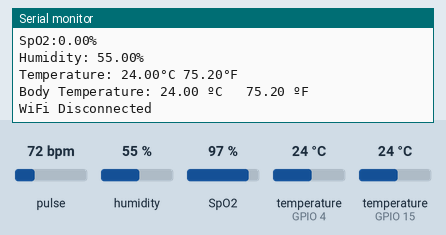
A sketch run on a simulated ESP32. Parts: the last lines printed to the serial monitor. The test bench sets the inputs (shaded band); at power-on: pulse 72 bpm, humidity 55 %, temperature (sensors on GPIO 15, GPIO 4) 24 °C, SpO2 97 %. WiFi joins after 1.5 s; servers stay silent unless stated; web services answer with replies made up by the test bench.

Above: at 1.2 s.
1.3 s: pulse set to 42 bpm
At 2.5 s:
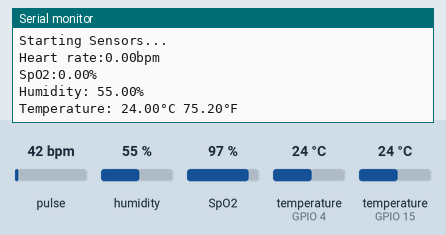
5.3 s: humidity set to 22 %
At 6.74 s:
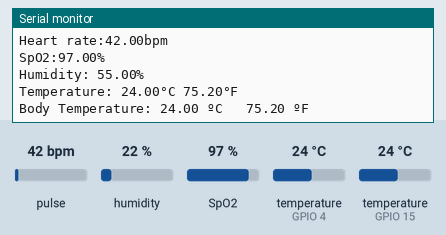
6.8 s: temperature (sensor on GPIO 15) set to 12 °C
At 8.2 s:
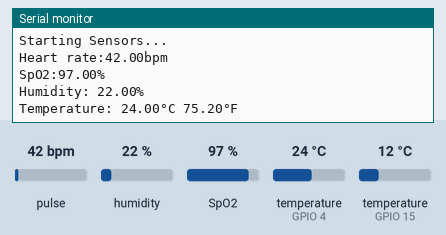
8.3 s: SpO2 set to 80 %
At 9.2 s:
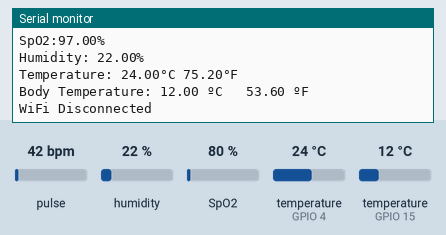
9.8 s: temperature (sensor on GPIO 4) set to 12 °C
At 10.4 s:
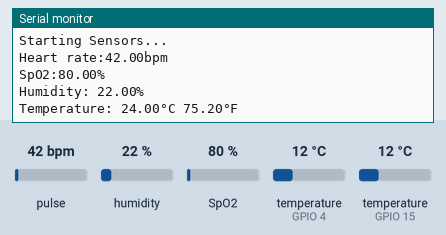
11.3 s: temperature (sensor on GPIO 15) set to 19 °C
At 13.6 s:
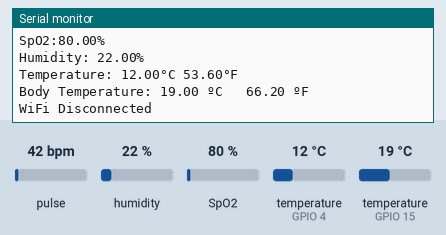
Timing chart, 0 to 13.8 s (numbered marks = the images above; inputs shaded):
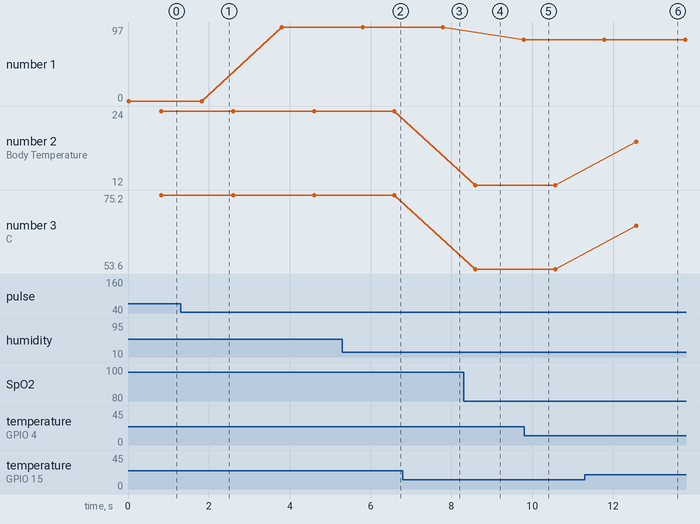

The sketch:

ProjectHealthIoT.ino
```cpp
#include <stdint.h>
#include <Wire.h>
#include "MAX30100_PulseOximeter.h"  //used arduino builtin MAX30100 lib (https://github.com/oxullo/Arduino-MAX30100)
#include "DHT.h"
#include <OneWire.h>
#include <DallasTemperature.h>
#include <WiFi.h>
#include <HTTPClient.h>

#define I2C_SDA   21
#define I2C_SCL   22
TaskHandle_t poxReadTaskHld = NULL;
TaskHandle_t mqttPubTaskHld = NULL;
// PulseOximeter is the higher-level interface to the sensor
PulseOximeter pox;
uint32_t tsLastReport = 0;
float bpm_dt=0;
float spo2_dt = 0;

#define DHTPIN 4     // Digital pin connected to the DHT sensor
#define DHTTYPE DHT11   //  type of dht DHT11 or DHT22
DHT dht(DHTPIN, DHTTYPE); // Initialize DHT sensor.

// GPIO where the DS18B20 is connected to
const int oneWireBus = 15;
// Setup a oneWire instance to communicate with any OneWire devices
OneWire oneWire(oneWireBus);
// Pass our oneWire reference to Dallas Temperature sensor
DallasTemperature sensors(&oneWire);


const char* ssid = "pravin";
const char* password = "abcd1234";

// Domain Name with full URL Path for HTTP POST Request
const char* serverName = "http://api.thingspeak.com/update";
// Service API Key
String apiKey = "KPQ0YS2GFFOG22BR";

const char* serverName2 = "http://maker.ifttt.com/trigger/HighBodyTemp/with/key/tCoXqFi-625LzQ6-jURMIcWveoW5tsnpIAJzng0Kn3";
boolean action = true;


void onBeatDetected()
{
                Serial.println("Beat!");
}
/******************************************* Function for pause MAX30100 Read **************************************************/
void stopReadPOX(){
  pox.shutdown();
}
/******************************************* Function for Start MAX30100 Read **************************************************/
void startReadPOX(){
  pox.resume();
}
/******************************************* MAX30100 Read task **************************************************/
void poxReadTask( void * param )
{
  while(1){
                // Make sure to call update as fast as possible
                pox.update();

                vTaskDelay( 1 / portTICK_PERIOD_MS );
  }
  poxReadTaskHld = NULL;
  vTaskDelete(NULL); // kill itself
}


/******************************************* SETUP **************************************************/
void setup()
{
                Serial.begin(115200);
                Wire.begin(I2C_SDA, I2C_SCL);
                Serial.print("Initializing pulse oximeter..");
                // Initialize the PulseOximeter instance
                // Failures are generally due to an improper I2C wiring, missing power supply
                // or wrong target chip
                if (!pox.begin()) {
                Serial.println("FAILED");
                for(;;);
                } else {
                Serial.println("SUCCESS");
                }
                // The default current for the IR LED is 50mA and it could be changed
                //   by uncommenting the following line. Check MAX30100_Registers.h for all the
                //   available options.
                pox.setIRLedCurrent(MAX30100_LED_CURR_7_6MA);
                // Register a callback for the beat detection
                //pox.setOnBeatDetectedCallback(onBeatDetected);
                stopReadPOX();

                // Initialize the DHT11 instance
                dht.begin();

                // Initialize the DS18B20 temp sensor instance
                sensors.begin();

                // Initialize the wifi instance
                WiFi.begin(ssid, password);


}

/******************************************* LOOP **************************************************/
void loop() {


                Serial.println(("Starting Sensors... "));
                startReadPOX();
                BaseType_t xReturned;
                if(poxReadTaskHld == NULL){
                xReturned = xTaskCreate(
                                poxReadTask,      /* Function that implements the task. */
                                "pox_read",           /* Text name for the task. */
                                1024*3,                  /* Stack size in words, not bytes. */
                                NULL,    /* Parameter passed into the task. */
                                2,/* Priority at which the task is created. */
                                &poxReadTaskHld );          /* Used to pass out the created task's handle. */
                }

                float BPM = pox.getHeartRate();
                float SPO2 = pox.getSpO2();

                // comment following lines if you dont want serial monitor data
                Serial.print("Heart rate:");
                Serial.print(BPM);
                Serial.println("bpm");
                Serial.print("SpO2:");
                Serial.print(SPO2);
                Serial.println("%");


                // Reading temperature or humidity takes about 250 milliseconds!
                // Sensor readings may also be up to 2 seconds 'old' (its a very slow sensor)
                float RH = dht.readHumidity();
                // Read temperature as Celsius (the default)
                float RTC = dht.readTemperature();
                // Read temperature as Fahrenheit (isFahrenheit = true)
                float RTF = dht.readTemperature(true);
                // comment following lines if you dont want serial monitor data
                Serial.print("Humidity: ");
                Serial.print(RH);
                Serial.println("%");
                Serial.print("Temperature: ");
                Serial.print(RTC);
                Serial.print("°C ");
                Serial.print(RTF);
                Serial.println("°F");

                // Reading temperature from ds18b20
                sensors.requestTemperatures();
                // Read temperature as Celsius
                float BTC = sensors.getTempCByIndex(0);
                // Read temperature as Fahrenheit
                float BTF = sensors.getTempFByIndex(0);
                // comment following lines if you dont want serial monitor data
                Serial.print("Body Temperature: ");
                Serial.print(BTC);
                Serial.print(" ºC   ");
                Serial.print(BTF);
                Serial.println(" ºF");

                if(WiFi.status()== WL_CONNECTED){
                    HTTPClient http;

                    // connect to thingspeak server
                    http.begin(serverName);

                    // Specify content-type header
                    http.addHeader("Content-Type", "application/x-www-form-urlencoded");
                    // Data to send with HTTP POST
                    String httpRequestData = "api_key=" + apiKey + "&field1=" + String(BPM) + "&field2=" + String(SPO2) + "&field3=" + String(RH)+ "&field4=" + String(RTF) + "&field5=" + String(BTF);
                    // Send HTTP POST request
                    int httpResponseCode = http.POST(httpRequestData);

                    http.end();
                 }

                if (BTF >= 100 && action == true){

                  if(WiFi.status()== WL_CONNECTED){
                    HTTPClient http;
                    http.begin(serverName2);
                    // Specify content-type header
                    http.addHeader("Content-Type", "application/x-www-form-urlencoded");
                    // Data to send with HTTP POST
                    String httpRequestData = "value1=" + String(BTF);
                    // Send HTTP POST request
                    int httpResponseCode = http.POST(httpRequestData);
                    http.end();
                    action = false;
                }
                if (BTF < 100){
                  action = true;
                }
                }
                else
                {
                  Serial.println("WiFi Disconnected");
                }
                // this delay can be changed to get results continuously
                delay(1000);
                Serial.println(("Stoping Sensors... "));

                // Detele POX read task
                if(poxReadTaskHld != NULL){
                vTaskDelete(poxReadTaskHld);
                poxReadTaskHld = NULL;
                }
                stopReadPOX();

  }
```

Measured:
- after the input at 11.3 s, the serial monitor: prints a new line after 1.3 s (image 6)
- plotted number 1: 97 → 80 after the input at 8.3 s
- plotted number 2: 12 → 19 after the input at 11.3 s
- plotted number 3: 53.6 → 66.2 after the input at 11.3 s
